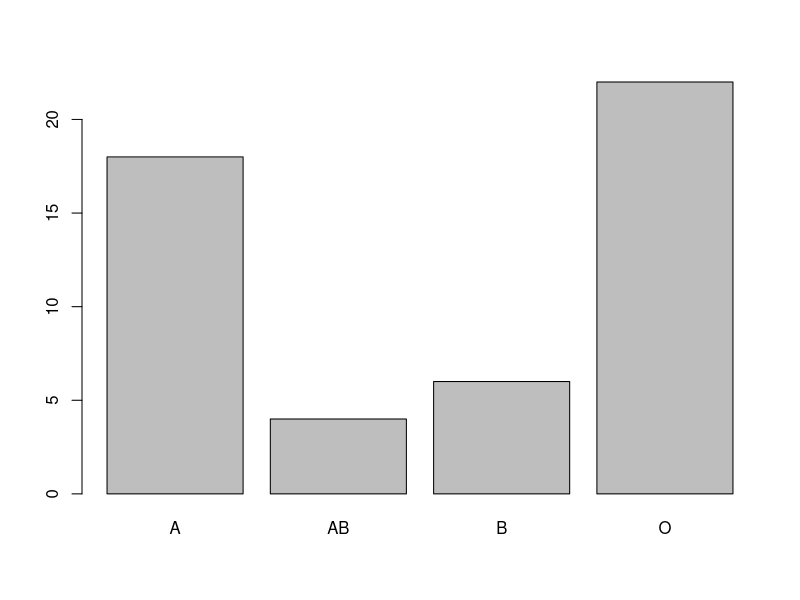

This chart was generated by the following R code:
## ---- chunk 1
#| echo: false
library(ggplot2)
blood_type <- data.frame(
          type = c("O", "O", "A", "A", "O", "B", "O", "B", "A", "O", "AB", "B", "A", "B", "AB", "O", "O", "A", "A", "A", "AB", "O", "A", "B", "A", "O", "A", "A", "O", "O", "O", "A", "O", "AB", "A", "O", "B", "A", "A", "O", "O", "O", "O", "A", "O", "O", "A", "O", "A", "O")
        )

letter_grades <- data.frame(
          grade = c("A", "B", "C", "D", "F"),
          frequency = c(14, 13, 10, 4, 9)
)
## ---- chunk 2
#| echo: true
blood_type_freq <- data.frame(
  blood_type <- c("A", "AB", "B", "O"),
  freq <- c(18, 4, 6, 22)
)
## ---- chunk 3
#| echo: true
barplot(height=blood_type_freq$freq, names=blood_type_freq$blood_type)
